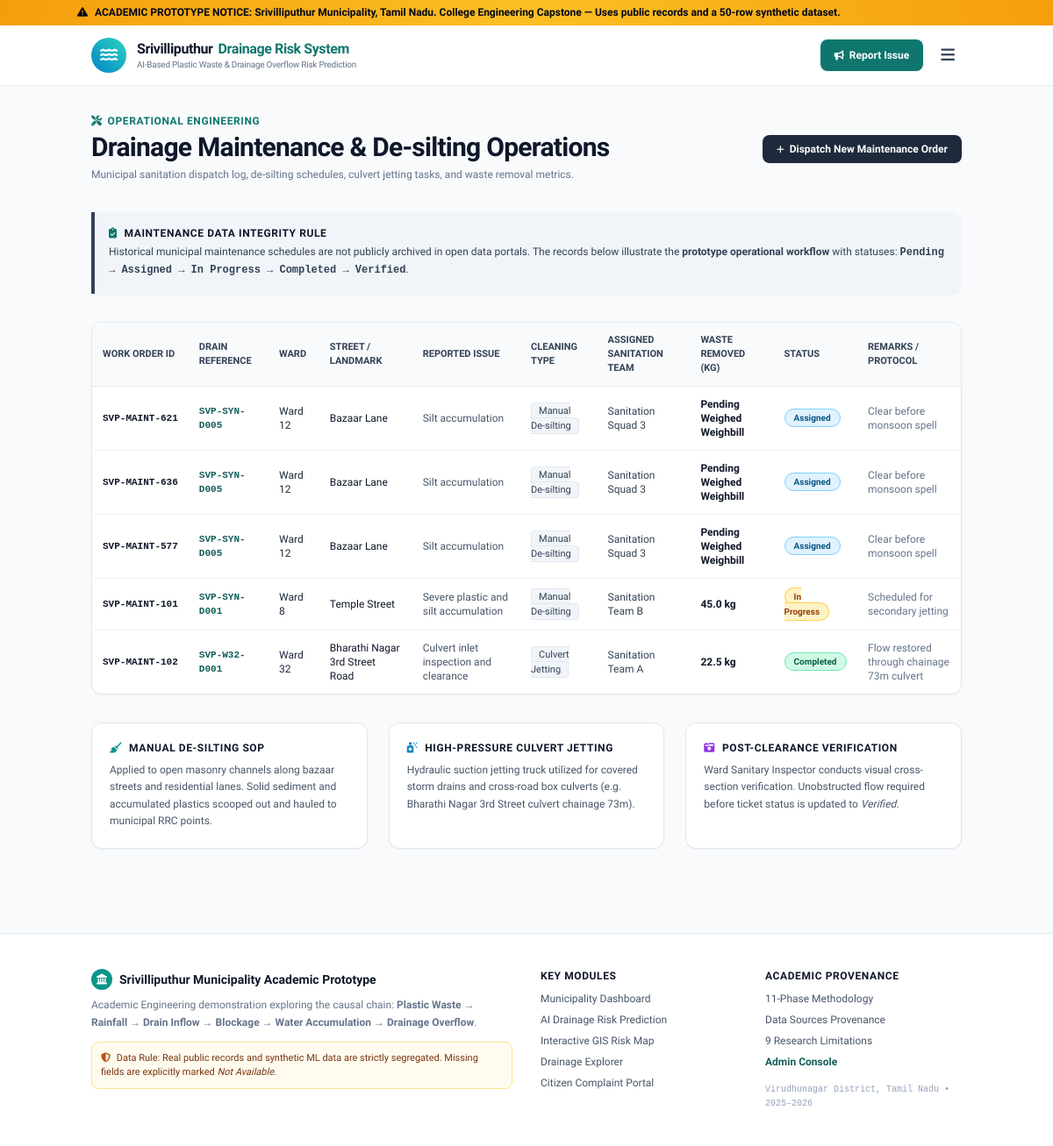
/maintenance, run on an earlier commit of the app's database.
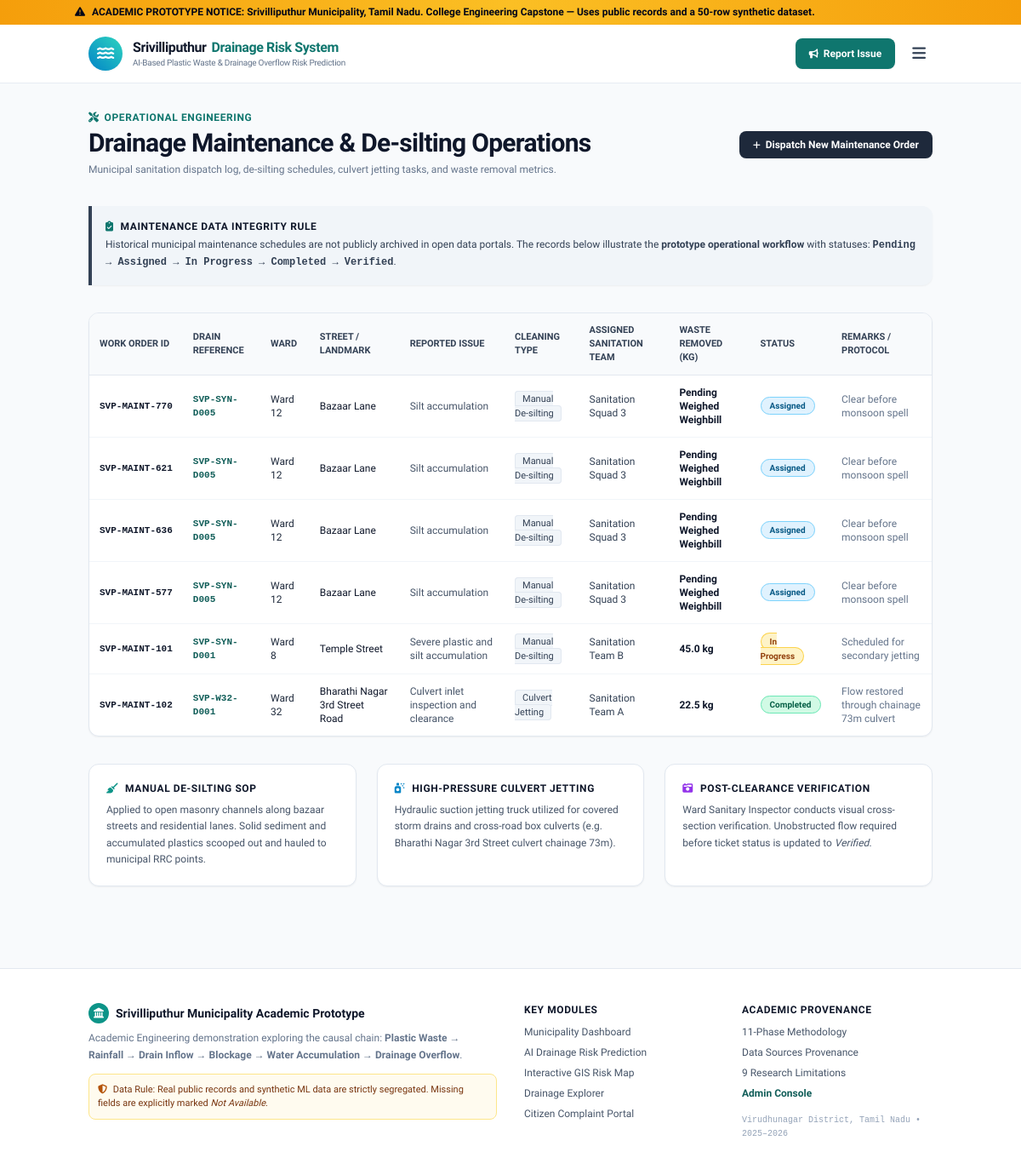
And on a later commit of the database.
### tables this page shows
CREATE TABLE maintenance_records (
        id INTEGER PRIMARY KEY AUTOINCREMENT,
        ticket_id TEXT UNIQUE NOT NULL,
        drain_id TEXT,
        ward_no INTEGER,
        street TEXT NOT NULL,
        issue_description TEXT NOT NULL,
        cleaning_type TEXT,
        cleaning_date TEXT,
        waste_removed_kg REAL,
        assigned_team TEXT,
        status TEXT NOT NULL DEFAULT 'Pending',
        completion_date TEXT,
        photo_evidence TEXT,
        remarks TEXT,
        updated_at TIMESTAMP DEFAULT CURRENT_TIMESTAMP
    );

### app.py (the view)
@app.route('/maintenance')
def maintenance():
    conn = get_db()
    c = conn.cursor()
    c.execute("SELECT * FROM maintenance_records ORDER BY updated_at DESC")
    records = [dict(row) for row in c.fetchall()]
    conn.close()
    return render_template('maintenance.html', records=records)

### app.py (called while the page is built)
def get_db():
    conn = sqlite3.connect(str(DB_PATH))
    conn.row_factory = sqlite3.Row
    return conn

@app.context_processor
def inject_global_context():
    return {
        'project_title': 'AI-Based Plastic Waste & Drainage Overflow Risk Prediction System',
        'municipality_name': 'Srivilliputhur Municipality',
        'state_name': 'Tamil Nadu',
        'prototype_disclaimer': 'Academic Demonstration Prototype — Built using public municipal records and a 50-row synthetic ML dataset. Not an official municipal deployment.',
        'current_year': '2026'
    }

### templates/maintenance.html (shortened to what this page needs)
{% extends "base.html" %}
{% block content %}
<div class="container mx-auto px-4 py-8">
  <div class="flex flex-col md:flex-row md:items-center justify-between gap-4 mb-8">
    <div>
      <div class="text-xs font-bold text-teal-700 uppercase tracking-wider mb-1 flex items-center gap-1.5">
        <i class="fa-solid fa-screwdriver-wrench"></i> Operational Engineering
      </div>
      <h1 class="text-2xl md:text-3xl font-extrabold text-slate-900 tracking-tight">
        Drainage Maintenance & De-silting Operations
      </h1>
      <p class="text-xs text-slate-500 mt-1 leading-relaxed">
        Municipal sanitation dispatch log, de-silting schedules, culvert jetting tasks, and waste removal metrics.
      </p>
    </div>
    <a href="{{ url_for('admin') }}" class="px-4 py-2 bg-slate-800 hover:bg-slate-700 text-white rounded-lg text-xs font-semibold shadow-sm transition flex items-center gap-1.5 self-start md:self-auto">
      <i class="fa-solid fa-plus text-[10px]"></i> Dispatch New Maintenance Order
    </a>
  </div>
  <div class="p-4 bg-slate-100 border-l-4 border-slate-700 rounded-r-xl mb-8 shadow-sm text-xs text-slate-700">
    <div class="flex items-center gap-2 font-bold text-slate-900 uppercase tracking-wider mb-1">
      <i class="fa-solid fa-clipboard-check text-teal-700"></i> Maintenance Data Integrity Rule
    </div>
    <p class="leading-relaxed">
      Historical municipal maintenance schedules are not publicly archived in open data portals. The records below illustrate the <strong>prototype operational workflow</strong> with statuses: <span class="font-bold font-mono">Pending &rarr; Assigned &rarr; In Progress &rarr; Completed &rarr; Verified</span>.
    </p>
  </div>
  <div class="bg-white border border-slate-200 rounded-xl shadow-sm overflow-hidden mb-8">
    <div class="overflow-x-auto">
      <table class="w-full text-xs text-left">
        <thead class="bg-slate-50 text-slate-700 font-semibold border-b border-slate-200 uppercase text-[11px]">
          <tr>
            <th class="px-3 py-3">Work Order ID</th>
            <th class="px-3 py-3">Drain Reference</th>
            <th class="px-3 py-3">Ward</th>
            <th class="px-3 py-3">Street / Landmark</th>
            <th class="px-3 py-3">Reported Issue</th>
            <th class="px-3 py-3">Cleaning Type</th>
            <th class="px-3 py-3">Assigned Sanitation Team</th>
            <th class="px-3 py-3">Waste Removed (kg)</th>
            <th class="px-3 py-3">Status</th>
            <th class="px-3 py-3">Remarks / Protocol</th>
          </tr>
        </thead>
        <tbody class="divide-y divide-slate-100">
          {% for m in records %}
          <tr class="hover:bg-slate-50 transition">
            <td class="px-3 py-3 font-bold text-slate-900 font-mono text-[11px] whitespace-nowrap">{{ m.ticket_id }}</td>
            <td class="px-3 py-3 font-mono text-[11px] text-teal-800 font-semibold">{{ m.drain_id if m.drain_id else 'General Ward Asset' }}</td>
            <td class="px-3 py-3">Ward {{ m.ward_no }}</td>
            <td class="px-3 py-3 font-medium text-slate-900">{{ m.street }}</td>
            <td class="px-3 py-3 text-slate-600">{{ m.issue_description }}</td>
            <td class="px-3 py-3">
              <span class="px-2 py-0.5 rounded text-[11px] font-medium bg-slate-100 text-slate-700 border border-slate-200">
                {{ m.cleaning_type if m.cleaning_type else 'Manual De-silting' }}
              </span>
            </td>
            <td class="px-3 py-3 text-slate-700 font-medium">{{ m.assigned_team if m.assigned_team else 'Pending Squad Assignment' }}</td>
            <td class="px-3 py-3 font-bold text-slate-900">
              {{ m.waste_removed_kg ~ ' kg' if m.waste_removed_kg else 'Pending Weighed Weighbill' }}
            </td>
            <td class="px-3 py-3">
              <span class="px-2.5 py-1 rounded-full text-[10px] font-bold {% if m.status == 'Completed' %}bg-emerald-100 text-emerald-800 border border-emerald-300{% elif m.status == 'In Progress' %}bg-amber-100 text-amber-800 border border-amber-300{% else %}bg-sky-100 text-sky-800 border border-sky-300{% endif %}">
                {{ m.status }}
              </span>
            </td>
            <td class="px-3 py-3 text-slate-500 max-w-xs">{{ m.remarks if m.remarks else 'Standard municipal sanitation SOP.' }}</td>
          </tr>
          {% endfor %}
        </tbody>
      </table>
    </div>
  </div>
  <div class="grid grid-cols-1 md:grid-cols-3 gap-6">
    <div class="bg-white border border-slate-200 rounded-xl p-5 shadow-sm">
      <div class="text-xs font-bold text-slate-900 uppercase tracking-wider mb-2 flex items-center gap-2">
        <i class="fa-solid fa-broom text-teal-600"></i> Manual De-silting SOP
      </div>
      <p class="text-xs text-slate-600 leading-relaxed">
        Applied to open masonry channels along bazaar streets and residential lanes. Solid sediment and accumulated plastics scooped out and hauled to municipal RRC points.
      </p>
    </div>
    <div class="bg-white border border-slate-200 rounded-xl p-5 shadow-sm">
      <div class="text-xs font-bold text-slate-900 uppercase tracking-wider mb-2 flex items-center gap-2">
        <i class="fa-solid fa-spray-can-sparkles text-sky-600"></i> High-Pressure Culvert Jetting
      </div>
      <p class="text-xs text-slate-600 leading-relaxed">
        Hydraulic suction jetting truck utilized for covered storm drains and cross-road box culverts (e.g. Bharathi Nagar 3rd Street culvert chainage 73m).
      </p>
    </div>
    <div class="bg-white border border-slate-200 rounded-xl p-5 shadow-sm">
      <div class="text-xs font-bold text-slate-900 uppercase tracking-wider mb-2 flex items-center gap-2">
        <i class="fa-solid fa-camera-retro text-purple-600"></i> Post-Clearance Verification
      </div>
      <p class="text-xs text-slate-600 leading-relaxed">
        Ward Sanitary Inspector conducts visual cross-section verification. Unobstructed flow required before ticket status is updated to <em>Verified</em>.
      </p>
    </div>
  </div>
</div>
{% endblock %}

### templates/base.html (shortened to what this page needs)
<!DOCTYPE html>
<html lang="en">
<head>
  <script src="https://cdn.tailwindcss.com"></script>
  <link rel="stylesheet" href="https://cdnjs.cloudflare.com/ajax/libs/font-awesome/6.5.1/css/all.min.css">
  <link rel="stylesheet" href="{{ url_for('static', filename='css/custom.css') }}">
  <link rel="stylesheet" href="https://cdnjs.cloudflare.com/ajax/libs/leaflet/1.9.4/leaflet.min.css" />
</head>
<body class="bg-slate-50 text-slate-800 min-h-screen flex flex-col antialiased">
  <div class="bg-gradient-to-r from-amber-500 via-amber-400 to-amber-500 text-slate-950 px-4 py-1.5 text-xs font-semibold shadow-sm border-b border-amber-500/30">
    <div class="container mx-auto flex items-center gap-2">
      <i class="fa-solid fa-triangle-exclamation text-slate-950"></i>
      <span><strong>ACADEMIC PROTOTYPE NOTICE:</strong> Srivilliputhur Municipality, Tamil Nadu. College Engineering Capstone — Uses public records and a 50-row synthetic dataset.</span>
    </div>
  </div>
  <header class="bg-white/95 backdrop-blur-md text-slate-800 sticky top-0 z-50 border-b border-slate-200/80 shadow-xs">
    <div class="container mx-auto px-4 py-3">
      <div class="flex items-center justify-between gap-4">
        <a href="{{ url_for('index') }}" class="flex items-center gap-3 group flex-shrink-0">
          <div class="w-10 h-10 rounded-full bg-gradient-to-tr from-sky-600 to-teal-400 flex items-center justify-center text-white text-lg shadow-sm group-hover:scale-105 transition">
            <i class="fa-solid fa-water"></i>
          </div>
          <div>
            <div class="text-base font-extrabold text-slate-900 leading-tight tracking-tight flex items-center gap-1.5">
              <span>Srivilliputhur</span>
              <span class="text-teal-700 font-black">Drainage Risk System</span>
            </div>
            <div class="text-[10px] text-slate-500 font-medium tracking-tight">AI-Based Plastic Waste & Drainage Overflow Risk Prediction</div>
          </div>
        </a>
        <div class="flex items-center gap-3">
          <a href="{{ url_for('report') }}" class="px-4 py-2.5 rounded-lg bg-teal-700 hover:bg-teal-800 text-white font-bold text-xs shadow-sm transition flex items-center gap-1.5">
            <i class="fa-solid fa-bullhorn text-[11px]"></i>
            <span>Report Issue</span>
          </a>
          <div class="xl:hidden flex items-center">
            <button id="mobile-menu-btn" class="p-2 rounded-lg text-slate-700 hover:bg-slate-100">
              <i class="fa-solid fa-bars text-lg"></i>
            </button>
          </div>
        </div>
      </div>
    </div>
  </header>
  <main class="flex-grow">
    {% block content %}{% endblock %}
  </main>
  <footer class="bg-white text-slate-600 text-xs py-10 border-t border-slate-200 mt-16">
    <div class="container mx-auto px-4 grid grid-cols-1 md:grid-cols-4 gap-8">
      <div class="md:col-span-2">
        <div class="flex items-center gap-2 text-slate-900 font-bold text-sm mb-2">
          <div class="w-6 h-6 rounded-full bg-teal-600 text-white flex items-center justify-center text-xs">
            <i class="fa-solid fa-landmark"></i>
          </div>
          <span>Srivilliputhur Municipality Academic Prototype</span>
        </div>
        <p class="leading-relaxed max-w-lg mb-3 text-slate-500 text-xs">
          Academic Engineering demonstration exploring the causal chain: <strong>Plastic Waste &rarr; Rainfall &rarr; Drain Inflow &rarr; Blockage &rarr; Water Accumulation &rarr; Drainage Overflow</strong>.
        </p>
        <div class="text-[11px] text-amber-900 bg-amber-50/80 p-2.5 rounded-lg border border-amber-200 max-w-lg">
          <i class="fa-solid fa-shield-halved text-amber-700 mr-1"></i> Data Rule: Real public records and synthetic ML data are strictly segregated. Missing fields are explicitly marked <em>Not Available</em>.
        </div>
      </div>
      <div>
        <h4 class="text-slate-900 font-bold text-xs uppercase tracking-wider mb-2.5">Key Modules</h4>
        <ul class="space-y-2 text-xs">
          <li><a href="{{ url_for('dashboard') }}" class="hover:text-teal-700 transition">Municipality Dashboard</a></li>
          <li><a href="{{ url_for('prediction') }}" class="hover:text-teal-700 transition">AI Drainage Risk Prediction</a></li>
          <li><a href="{{ url_for('risk_map') }}" class="hover:text-teal-700 transition">Interactive GIS Risk Map</a></li>
          <li><a href="{{ url_for('drains') }}" class="hover:text-teal-700 transition">Drainage Explorer</a></li>
          <li><a href="{{ url_for('report') }}" class="hover:text-teal-700 transition">Citizen Complaint Portal</a></li>
        </ul>
      </div>
      <div>
        <h4 class="text-slate-900 font-bold text-xs uppercase tracking-wider mb-2.5">Academic Provenance</h4>
        <ul class="space-y-2 text-xs">
          <li><a href="{{ url_for('methodology') }}" class="hover:text-teal-700 transition">11-Phase Methodology</a></li>
          <li><a href="{{ url_for('sources') }}" class="hover:text-teal-700 transition">Data Sources Provenance</a></li>
          <li><a href="{{ url_for('limitations') }}" class="hover:text-teal-700 transition">9 Research Limitations</a></li>
          <li><a href="{{ url_for('admin') }}" class="hover:text-teal-700 transition font-semibold text-teal-800">Admin Console</a></li>
        </ul>
        <div class="mt-4 text-[10px] text-slate-400 font-mono">
          Virudhunagar District, Tamil Nadu &bull; 2025–2026
        </div>
      </div>
    </div>
  </footer>
</body>
</html>

### static/css/custom.css (style rules this page uses)
body { font-family: 'Plus Jakarta Sans', 'Inter', sans-serif; background-color: #f8fafc; color: #1e293b; }
code, pre, .font-mono { font-family: 'JetBrains Mono', monospace; }

What changed in the data, as far as the page shows it:
added maintenance_records: ticket_id "SVP-MAINT-770", drain "SVP-SYN-D005", ward_no "12", street "Bazaar Lane", issue_description "Silt accumulation", cleaning_type "Manual De-silting", assigned_team "Sanitation Squad 3", waste_removed_kg "Pending Weighed Weighbill", status "Assigned", remarks "Clear before monsoon spell"
